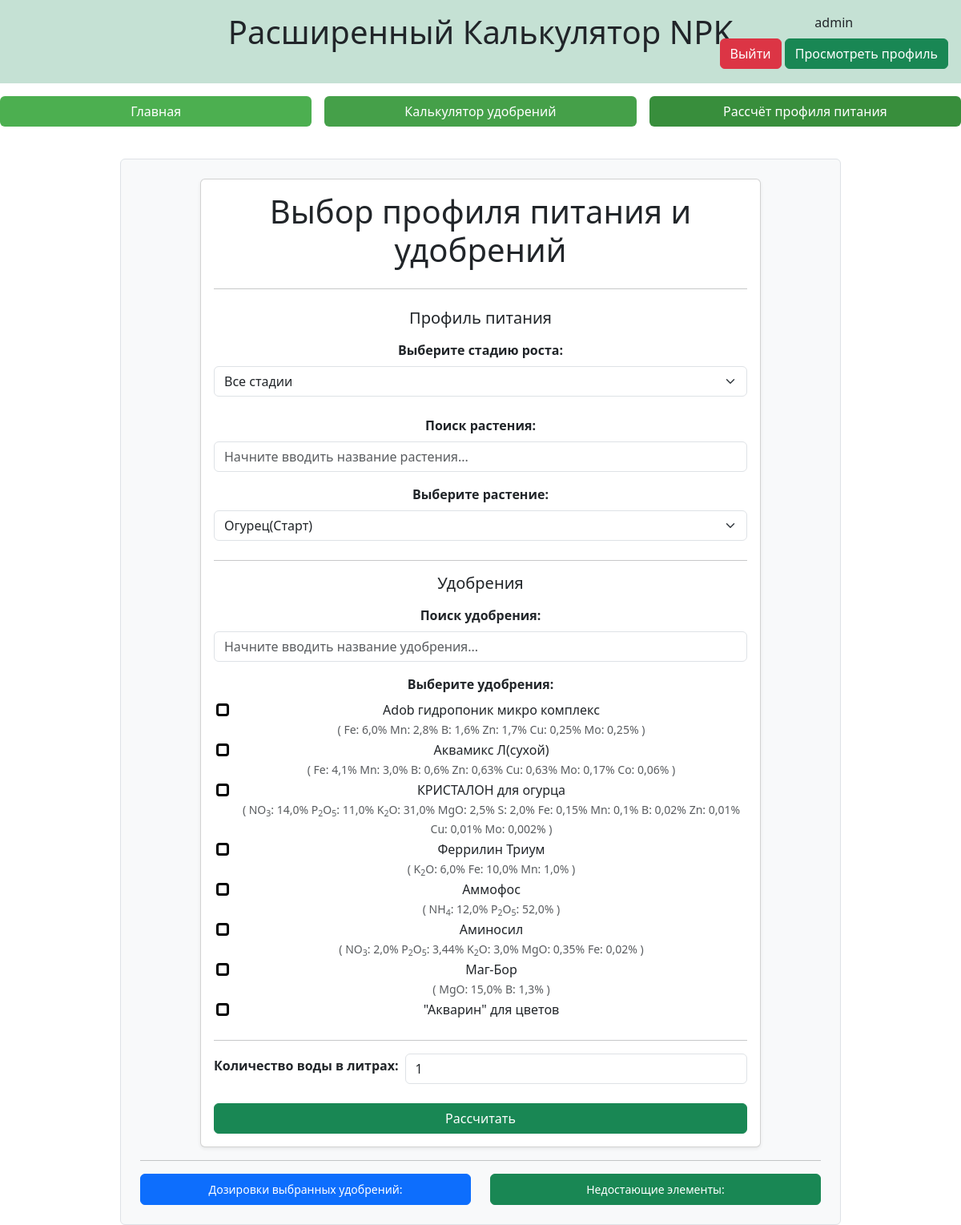
Screenshot of /calc (signed in) with the database file from the repository.
### main/models.py (models this page shows, shortened)
class Fertilizer(models.Model):
    user = models.ForeignKey(get_user_model(), on_delete=models.CASCADE, null=True, blank=True)
    is_public = models.BooleanField(default=False)
    name = models.CharField('Название',max_length=100)
    nh4 = models.FloatField('% NH4', default=0)
    no3 = models.FloatField('% NO3', default=0)
    p2o5 = models.FloatField('% P2O5', default=0)
    k2o = models.FloatField('% K2O', default=0)
    cao = models.FloatField('% CaO', default=0)
    mgo = models.FloatField('% MgO', default=0)
    s = models.FloatField('% S', default=0)
    cl = models.FloatField('% Cl', default=0)
    fe = models.FloatField('% Fe', default=0)
    mn = models.FloatField('% Mn', default=0)
    b = models.FloatField('% B', default=0)
    zn = models.FloatField('% Zn', default=0)
    cu = models.FloatField('% Cu', default=0)
    mo = models.FloatField('% Mo', default=0)
    co = models.FloatField('% Co', default=0)
    si = models.FloatField('% Si', default=0)

### main/views.py (the view, shortened to what this page needs)
# urls.py: path('calc', views.calc, name='calc'),
def calc(request):
    if request.user.is_authenticated:
        fertilizers = Fertilizer.objects.filter(Q(user=request.user) | Q(is_public=True))
        p_profiles = P_profile.objects.filter(Q(user=request.user) | Q(is_public=True))
    else:
        fertilizers = Fertilizer.objects.filter(Q(is_public=True))
        p_profiles = P_profile.objects.filter(Q(is_public=True))
    names = []
    answer = []
    er=""
    profile=[]
    el_names=[]
    selected_fertilizers = []
    selected_profile = p_profiles[0]
    return render(request, 'main/calc.html', {'fertilizers': fertilizers, 'p_profiles': p_profiles, 'answer': dict(zip(names, answer)), 'er': er, 'res': dict(zip(el_names, profile)), 'selected_fertilizers': [x.id for x in selected_fertilizers], 'selected_profile': selected_profile.id})

### main/templates/main/calc.html (shortened to what this page needs)
{% extends "main/index.html" %}
{% block content %}
<div class="container">
    <div class="card shadow-sm mx-auto" style="max-width: 700px;">
        <div class="card-body">
            <h1 class="card-title text-center mb-4">Выбор профиля питания и удобрений</h1>
            <form method="post">
                <div class="mb-4">
                    <hr class="my-4">
                    <h5 class="text-center mb-3">Профиль питания</h5>
                    <div class="mb-4">
                        <label for="growthStageSelect" class="form-label fw-bold">Выберите стадию роста:</label>
                        <select class="form-select" id="growthStageSelect">
                            <option value="">Все стадии</option>
                        </select>
                    </div>
                    <label for="profileSearch" class="form-label fw-bold">Поиск растения:</label>
                    <input type="text" class="form-control mb-3" id="profileSearch" placeholder="Начните вводить название растения...">
                    <div class="mb-4">
                        <label for="ProfileSelect" class="form-label fw-bold">Выберите растение:</label>
                        <select class="form-select" id="ProfileSelect" name="p_profile">
                            {% for profile in p_profiles %}
                            <option value="{{ profile.id }}" {% if selected_profile == profile.id %}selected{% endif %}
                                data-growth-stage="{{ profile.growth_stage }}"
                                title="{% if profile.no3 %}NO₃: {{ profile.no3 }} мг/л; {% endif %}{% if profile.nh4 %}NH₄: {{ profile.nh4 }} мг/л; {% endif %}{% if profile.p %}P: {{ profile.p }} мг/л; {% endif %}{% if profile.k %}K: {{ profile.k }} мг/л; {% endif %}{% if profile.ca %}Ca: {{ profile.ca }} мг/л; {% endif %}{% if profile.mg %}Mg: {{ profile.mg }} мг/л; {% endif %}{% if profile.s %}S: {{ profile.s }} мг/л; {% endif %}{% if profile.cl %}Cl: {{ profile.cl }} мг/л; {% endif %}{% if profile.fe %}Fe: {{ profile.fe }} мкг/л; {% endif %}{% if profile.mn %}Mn: {{ profile.mn }} мкг/л; {% endif %}{% if profile.b %}B: {{ profile.b }} мкг/л; {% endif %}{% if profile.zn %}Zn: {{ profile.zn }} мкг/л; {% endif %}{% if profile.cu %}Cu: {{ profile.cu }} мкг/л; {% endif %}{% if profile.mo %}Mo: {{ profile.mo }} мкг/л; {% endif %}{% if profile.co %}Co: {{ profile.co }} мкг/л; {% endif %}{% if profile.si %}Si: {{ profile.si }} мкг/л{% endif %}">
                            {{ profile.name }}({{ profile.get_growth_stage_display }})
                        </option>
                            {% endfor %}
                        </select>
                    </div>
                    <hr>
                    <h5 class="text-center mb-3">Удобрения</h5>
                    <label for="fertilizerSearch" class="form-label fw-bold">Поиск удобрения:</label>
                    <input type="text" class="form-control mb-3" id="fertilizerSearch" placeholder="Начните вводить название удобрения...">
                    <label class="form-label fw-bold">Выберите удобрения:</label>
                    <div style="max-height: 400px; overflow-y: auto; padding-left: 3px;">
                        {% for fertilizer in fertilizers %}
                        <div class="form-check">
                            <input class="form-check-input" style="border: solid;" type="checkbox" name="fertilizers" value="{{ fertilizer.id }}" id="fert{{ fertilizer.id }}" {% if fertilizer.id in selected_fertilizers %}checked{% endif %}>
                            <label class="form-check-label" for="fert{{ fertilizer.id }}">
                                {{ fertilizer.name }}<br>
                                <small class="text-muted">(
                                    {% if fertilizer.no3 %} NO<sub>3</sub>: {{ fertilizer.no3 }}%{% endif %}
                                    {% if fertilizer.nh4 %} NH<sub>4</sub>: {{ fertilizer.nh4 }}%{% endif %}
                                    {% if fertilizer.p2o5 %} P<sub>2</sub>O<sub>5</sub>: {{ fertilizer.p2o5 }}%{% endif %}
                                    {% if fertilizer.k2o %} K<sub>2</sub>O: {{ fertilizer.k2o }}%{% endif %}
                                    {% if fertilizer.mgo %} MgO: {{ fertilizer.mgo }}%{% endif %}
                                    {% if fertilizer.s %} S: {{ fertilizer.s }}%{% endif %}
                                    {% if fertilizer.fe %} Fe: {{ fertilizer.fe }}%{% endif %}
                                    {% if fertilizer.mn %} Mn: {{ fertilizer.mn }}%{% endif %}
                                    {% if fertilizer.b %} B: {{ fertilizer.b }}%{% endif %}
                                    {% if fertilizer.zn %} Zn: {{ fertilizer.zn }}%{% endif %}
                                    {% if fertilizer.cu %} Cu: {{ fertilizer.cu }}%{% endif %}
                                    {% if fertilizer.mo %} Mo: {{ fertilizer.mo }}%{% endif %}
                                    {% if fertilizer.co %} Co: {{ fertilizer.co }}%{% endif %}
                                )</small>
                            </label>
                        </div>
                        {% endfor %}
                    </div>
                </div>
                <hr>
                <div class="mb-4 d-flex align-items-center">
                    <label for="waterL" class="form-label fw-bold me-2" style="white-space: nowrap;">Количество воды в литрах:</label>
                    <input type="number" min = "0" step="0.1" class="form-control" id="waterL" name="water_l" value="1", required>
                </div>
                <button type="submit" class="btn btn-success w-100">Рассчитать</button>
            </form>
        </div>
    </div>
</div>
<hr>
<div class="row">
    <div class="col-md-6">
        <ul class="list-group small">
            <li class="list-group-item active">Дозировки выбранных удобрений:</li>
        </ul>
    </div>
    <div class="col-md-6">
        <ul class="list-group small">
            <li class="list-group-item active bg-success border-success">Недостающие элементы:</li>
        </ul>
    </div>
</div>
{% endblock %}

### main/templates/main/index.html (shortened to what this page needs)
<!DOCTYPE html>
<html lang="ru">
<head>
    <link rel="stylesheet" href="https://cdn.jsdelivr.net/npm/bootstrap@5.3.3/dist/css/bootstrap.min.css">
</head>
<body class="d-flex flex-column vh-100 text-center">
    <header class="w-100 bg-success bg-opacity-25 py-3">
        <h1 class="mb-4">Расширенный Калькулятор NPK</h1>
        <div class="position-absolute top-0 end-0 p-3">
            {% if request.user.is_authenticated %}
                {{ request.user.username }}<br>
                <a href="{% url 'logout' %}" class="btn btn-danger mt-2" style="color: white;">Выйти</a>
                <a href="{% url 'profile' %}" class="btn btn-success mt-2">Просмотреть профиль</a>
            {% else %}
                <a href="{% url 'login' %}" class="btn btn-outline-success me-2">Вход</a>
                <a href="{% url 'reg' %}" class="btn btn-success">Регистрация</a>
            {% endif %}
        </div>
    </header>
    <div class="d-flex justify-content-center gap-3 py-3 w-100">
        <a href="{% url "home" %}" class="btn w-50" style="background-color: #4CAF50; color: white;">Главная</a>
        <a href="{% url "calc" %}" class="btn w-50" style="background-color: #45A049; color: white;">Калькулятор удобрений</a>
        <a href="{% url "calc_p_profile" %}" class="btn w-50" style="background-color: #388E3C; color: white;">Рассчёт профиля питания</a>
    </div>
    <main class="w-75 p-4 border rounded bg-light align-self-center mt-4 mx-auto">
        {% block content %}{% endblock %}
    </main>
</body>
</html>

### rows the page displays
Fertilizer: name "Adob гидропоник микро комплекс", fe "6,0", mn "2,8", b "1,6", zn "1,7", cu "0,25", mo "0,25"
Fertilizer: name "Аквамикс Л(сухой)", fe "4,1", mn "3,0", b "0,6", zn "0,63", cu "0,63", mo "0,17", co "0,06"
Fertilizer: name "КРИСТАЛОН для огурца", no3 "14,0", p2o5 "11,0", k2o "31,0", mgo "2,5", s "2,0", fe "0,15", mn "0,1", b "0,02", zn "0,01", cu "0,01", mo "0,002"
Fertilizer: name "Феррилин Триум", k2o "6,0", fe "10,0", mn "1,0"
Fertilizer: name "Аммофос", nh4 "12,0", p2o5 "52,0"
Fertilizer: name "Аминосил", no3 "2,0", p2o5 "3,44", k2o "3,0", mgo "0,35", fe "0,02"
Fertilizer: name "Маг-Бор", mgo "15,0", b "1,3"
Fertilizer: name "\"Акварин\" для цветов"

### other values shown
{{ request.user.username }} "admin"
form field p_profile "Огурец(Старт)"
